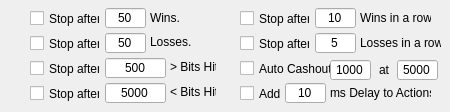
    <widget class="QWidget" name="tab_2">
     <attribute name="title">
      <string>Adv. Settings</string>
     </attribute>
     <widget class="QCheckBox" name="checkBox">
      <property name="geometry">
       <rect>
        <x>30</x>
        <y>10</y>
        <width>70</width>
        <height>17</height>
       </rect>
      </property>
      <property name="text">
       <string>Stop after:</string>
      </property>
     </widget>
     <widget class="QCheckBox" name="checkBox_2">
      <property name="geometry">
       <rect>
        <x>30</x>
        <y>35</y>
        <width>70</width>
        <height>17</height>
       </rect>
      </property>
      <property name="text">
       <string>Stop after:</string>
      </property>
     </widget>
     <widget class="QLineEdit" name="lineEdit">
      <property name="geometry">
       <rect>
        <x>105</x>
        <y>8</y>
        <width>41</width>
        <height>20</height>
       </rect>
      </property>
      <property name="text">
       <string>50</string>
      </property>
      <property name="alignment">
       <set>Qt::AlignCenter</set>
      </property>
     </widget>
     <widget class="QLineEdit" name="lineEdit_2">
      <property name="geometry">
       <rect>
        <x>105</x>
        <y>33</y>
        <width>41</width>
        <height>20</height>
       </rect>
      </property>
      <property name="text">
       <string>50</string>
      </property>
      <property name="alignment">
       <set>Qt::AlignCenter</set>
      </property>
     </widget>
     <widget class="QLineEdit" name="lineEdit_3">
      <property name="geometry">
       <rect>
        <x>105</x>
        <y>58</y>
        <width>61</width>
        <height>20</height>
       </rect>
      </property>
      <property name="text">
       <string>500</string>
      </property>
      <property name="alignment">
       <set>Qt::AlignCenter</set>
      </property>
     </widget>
     <widget class="QCheckBox" name="checkBox_3">
      <property name="geometry">
       <rect>
        <x>30</x>
        <y>60</y>
        <width>70</width>
        <height>17</height>
       </rect>
      </property>
      <property name="text">
       <string>Stop after:</string>
      </property>
     </widget>
     <widget class="QLineEdit" name="lineEdit_4">
      <property name="geometry">
       <rect>
        <x>105</x>
        <y>83</y>
        <width>61</width>
        <height>20</height>
       </rect>
      </property>
      <property name="text">
       <string>5000</string>
      </property>
      <property name="alignment">
       <set>Qt::AlignCenter</set>
      </property>
     </widget>
     <widget class="QCheckBox" name="checkBox_4">
      <property name="geometry">
       <rect>
        <x>30</x>
        <y>85</y>
        <width>70</width>
        <height>17</height>
       </rect>
      </property>
      <property name="text">
       <string>Stop after:</string>
      </property>
     </widget>
     <widget class="QLabel" name="label_9">
      <property name="geometry">
       <rect>
        <x>150</x>
        <y>10</y>
        <width>46</width>
        <height>16</height>
       </rect>
      </property>
      <property name="text">
       <string>Wins.</string>
      </property>
     </widget>
     <widget class="QLabel" name="label_10">
      <property name="geometry">
       <rect>
        <x>150</x>
        <y>35</y>
        <width>46</width>
        <height>13</height>
       </rect>
      </property>
      <property name="text">
       <string>Losses.</string>
      </property>
     </widget>
     <widget class="QLabel" name="label_11">
      <property name="geometry">
       <rect>
        <x>170</x>
        <y>60</y>
        <width>46</width>
        <height>13</height>
       </rect>
      </property>
      <property name="text">
       <string>&gt; Bits Hit.</string>
      </property>
     </widget>
     <widget class="QLabel" name="label_12">
      <property name="geometry">
       <rect>
        <x>170</x>
        <y>85</y>
        <width>46</width>
        <height>13</height>
       </rect>
      </property>
      <property name="text">
       <string>&lt; Bits Hit.</string>
      </property>
     </widget>
     <widget class="QLineEdit" name="lineEdit_5">
      <property name="geometry">
       <rect>
        <x>315</x>
        <y>8</y>
        <width>41</width>
        <height>20</height>
       </rect>
      </property>
      <property name="text">
       <string>10</string>
      </property>
      <property name="alignment">
       <set>Qt::AlignCenter</set>
      </property>
     </widget>
     <widget class="QLabel" name="label_13">
      <property name="geometry">
       <rect>
        <x>360</x>
        <y>10</y>
        <width>71</width>
        <height>16</height>
       </rect>
      </property>
      <property name="text">
       <string>Wins in a row.</string>
      </property>
     </widget>
     <widget class="QCheckBox" name="checkBox_5">
      <property name="geometry">
       <rect>
        <x>240</x>
        <y>10</y>
        <width>70</width>
        <height>17</height>
       </rect>
      </property>
      <property name="text">
       <string>Stop after:</string>
      </property>
     </widget>
     <widget class="QCheckBox" name="checkBox_6">
      <property name="geometry">
       <rect>
        <x>240</x>
        <y>35</y>
        <width>70</width>
        <height>17</height>
       </rect>
      </property>
      <property name="text">
       <string>Stop after:</string>
      </property>
     </widget>
     <widget class="QLineEdit" name="lineEdit_6">
      <property name="geometry">
       <rect>
        <x>315</x>
        <y>33</y>
        <width>41</width>
        <height>20</height>
       </rect>
      </property>
      <property name="text">
       <string>5</string>
      </property>
      <property name="alignment">
       <set>Qt::AlignCenter</set>
      </property>
     </widget>
     <widget class="QLabel" name="label_14">
      <property name="geometry">
       <rect>
        <x>360</x>
        <y>35</y>
        <width>81</width>
        <height>16</height>
       </rect>
      </property>
      <property name="text">
       <string>Losses in a row.</string>
      </property>
     </widget>
     <widget class="QLabel" name="label_16">
      <property name="geometry">
       <rect>
        <x>330</x>
        <y>85</y>
        <width>101</width>
        <height>16</height>
       </rect>
      </property>
      <property name="toolTip">
       <string>&lt;html&gt;&lt;head/&gt;&lt;body&gt;&lt;p&gt;Use this if your Internet is slow.&lt;/p&gt;&lt;/body&gt;&lt;/html&gt;</string>
      </property>
      <property name="text">
       <string>ms Delay to Actions.</string>
      </property>
     </widget>
     <widget class="QCheckBox" name="checkBox_8">
      <property name="geometry">
       <rect>
        <x>240</x>
        <y>85</y>
        <width>41</width>
        <height>17</height>
       </rect>
      </property>
      <property name="toolTip">
       <string>&lt;html&gt;&lt;head/&gt;&lt;body&gt;&lt;p&gt;Use this if your Internet is slow.&lt;/p&gt;&lt;/body&gt;&lt;/html&gt;</string>
      </property>
      <property name="text">
       <string>Add:</string>
      </property>
     </widget>
     <widget class="QLineEdit" name="lineEdit_8">
      <property name="geometry">
       <rect>
        <x>285</x>
        <y>83</y>
        <width>41</width>
        <height>20</height>
       </rect>
      </property>
      <property name="toolTip">
       <string>&lt;html&gt;&lt;head/&gt;&lt;body&gt;&lt;p&gt;Use this if your Internet is slow.&lt;/p&gt;&lt;/body&gt;&lt;/html&gt;</string>
      </property>
      <property name="text">
       <string>10</string>
      </property>
      <property name="alignment">
       <set>Qt::AlignCenter</set>
      </property>
     </widget>
     <widget class="QCheckBox" name="checkBox_21">
      <property name="geometry">
       <rect>
        <x>240</x>
        <y>60</y>
        <width>91</width>
        <height>17</height>
       </rect>
      </property>
      <property name="toolTip">
       <string>&lt;html&gt;&lt;head/&gt;&lt;body&gt;&lt;p&gt;Auto Cashout X Bits when X Bits Limit is Hit.&lt;/p&gt;&lt;p&gt;Continue Playing.&lt;/p&gt;&lt;/body&gt;&lt;/html&gt;</string>
      </property>
      <property name="text">
       <string>Auto Cashout:</string>
      </property>
     </widget>
     <widget class="QLineEdit" name="lineEdit_9">
      <property name="geometry">
       <rect>
        <x>330</x>
        <y>60</y>
        <width>41</width>
        <height>20</height>
       </rect>
      </property>
      <property name="toolTip">
       <string>&lt;html&gt;&lt;head/&gt;&lt;body&gt;&lt;p&gt;Auto Cashout X Bits when X Bits Limit is Hit.&lt;/p&gt;&lt;p&gt;Continue Playing.&lt;/p&gt;&lt;/body&gt;&lt;/html&gt;</string>
      </property>
      <property name="text">
       <string>1000</string>
      </property>
      <property name="alignment">
       <set>Qt::AlignCenter</set>
      </property>
     </widget>
     <widget class="QLineEdit" name="lineEdit_10">
      <property name="geometry">
       <rect>
        <x>397</x>
        <y>60</y>
        <width>41</width>
        <height>20</height>
       </rect>
      </property>
      <property name="toolTip">
       <string>&lt;html&gt;&lt;head/&gt;&lt;body&gt;&lt;p&gt;Auto Cashout X Bits when X Bits Limit is Hit.&lt;/p&gt;&lt;p&gt;Continue Playing.&lt;/p&gt;&lt;/body&gt;&lt;/html&gt;</string>
      </property>
      <property name="text">
       <string>5000</string>
      </property>
      <property name="alignment">
       <set>Qt::AlignCenter</set>
      </property>
     </widget>
     <widget class="QLabel" name="label_17">
      <property name="geometry">
       <rect>
        <x>379</x>
        <y>62</y>
        <width>16</width>
        <height>16</height>
       </rect>
      </property>
      <property name="toolTip">
       <string>&lt;html&gt;&lt;head/&gt;&lt;body&gt;&lt;p&gt;Auto Cashout X Bits when X Bits Limit is Hit.&lt;/p&gt;&lt;p&gt;Continue Playing.&lt;/p&gt;&lt;/body&gt;&lt;/html&gt;</string>
      </property>
      <property name="text">
       <string>at</string>
      </property>
     </widget>
    </widget>
